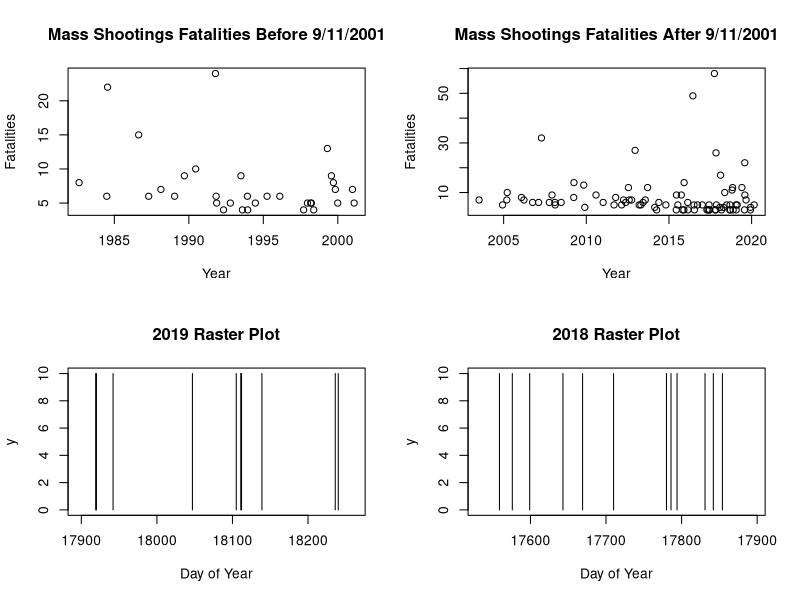
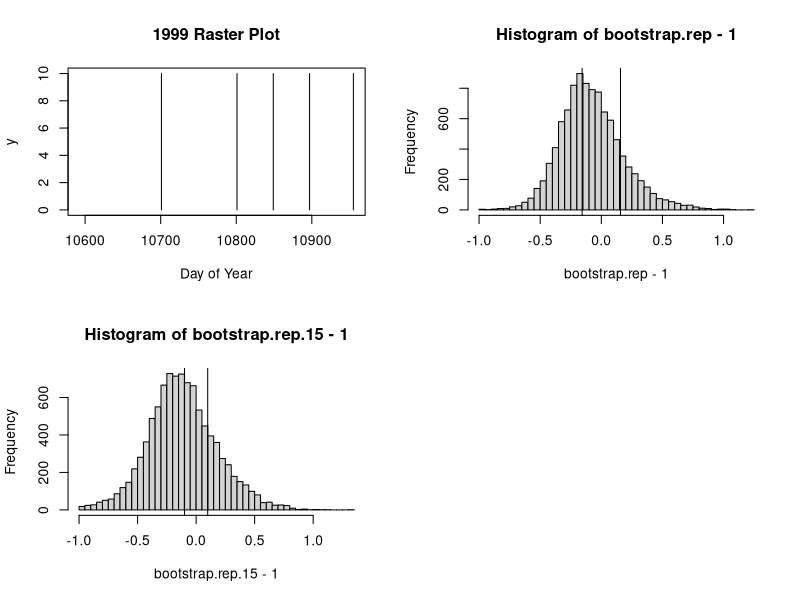
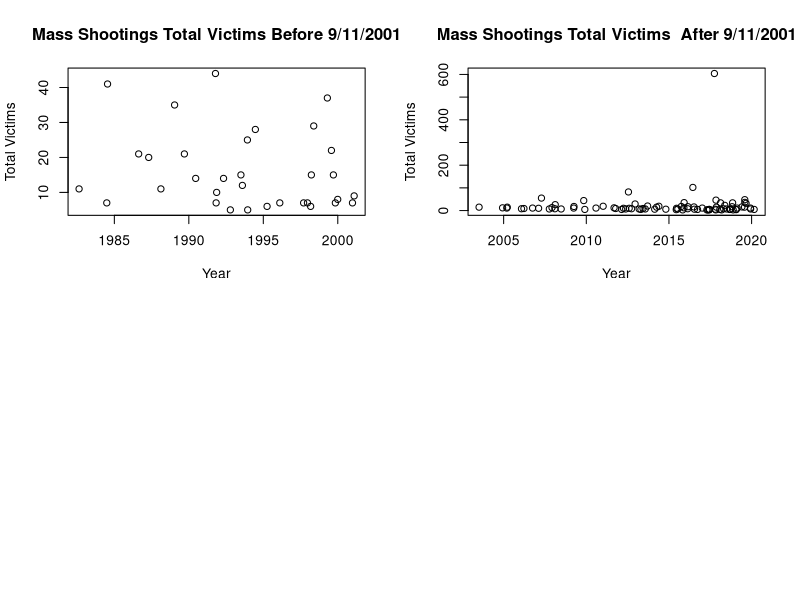
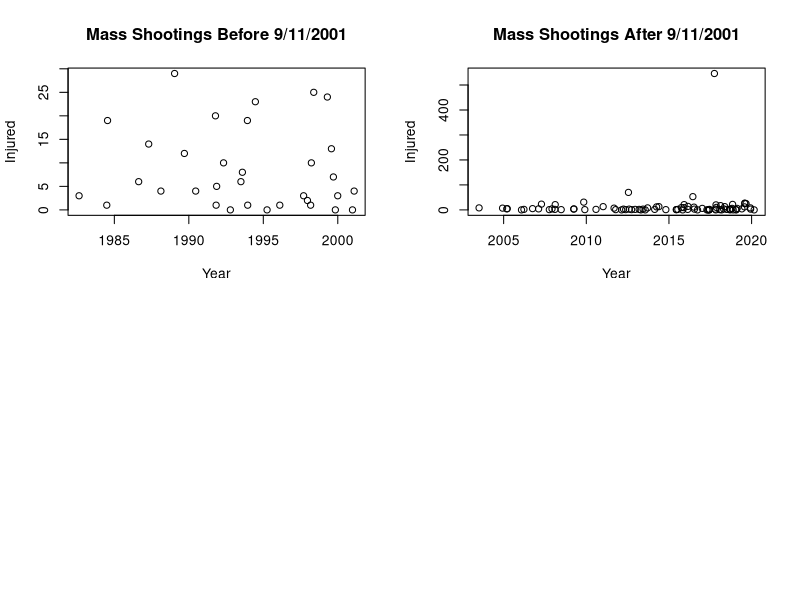

Recreate these plots in R, in order.
## ---- chunk 1
shootings.dataset<-read.csv("data.csv") #importing the dataset 
shootings.dataset
## ---- chunk 2
# install.packages('dplyr') # this package contains the mutate function which we used below 

library(dplyr)

shootings.dataset <- mutate(shootings.dataset, date= as.Date(date, format = "%m/%d/%Y"))
shootings.dataset$date # converting the dates in the data set to actual dates in R
## ---- chunk 3
a <- shootings.dataset[86:118, 3]

b <- shootings.dataset[86:118, 5]

x <- shootings.dataset[1:85, 3]

y <- shootings.dataset[1:85, 5]


par(mfrow=c(2,2))
plot(a, b, main = "Mass Shootings Fatalities Before 9/11/2001",xlab = "Year", ylab = "Fatalities")
plot(x, y,main = "Mass Shootings Fatalities After 9/11/2001", xlab = "Year", ylab = "Fatalities")
## ---- chunk 4
from.date <- as.Date('2019-01-01', format = "%Y-%m-%d")
to.date <- as.Date('2019-12-31', format = "%Y-%m-%d")

plot(NA, xlim=c(from.date, to.date), main="2019 Raster Plot", ylim=c(0,10), xlab="Day of Year", ylab="y")

segments(shootings.dataset$date, 0, y1=10)
## ---- chunk 5
from.date.2 <- as.Date('2018-01-01', format = "%Y-%m-%d")
to.date.2 <- as.Date('2018-12-31', format = "%Y-%m-%d")

plot(NA, xlim=c(from.date.2, to.date.2), ylim=c(0,10), main="2018 Raster Plot",xlab="Day of Year", ylab="y")

segments(shootings.dataset$date, 0, y1=10)
## ---- chunk 6
from.date.1 <- as.Date('1999-01-01', format = "%Y-%m-%d")
to.date.1 <- as.Date('1999-12-31', format = "%Y-%m-%d")

plot(NA, xlim=c(from.date.1, to.date.1), ylim=c(0,10), main="1999 Raster Plot",xlab="Day of Year", ylab="y")

segments(shootings.dataset$date, 0, y1=10)
## ---- chunk 7
tau.2019 <- as.numeric(-diff(shootings.dataset$date[2:11])) #Calculating the time between two successive mass shootings in the year 2019

tau.sd<- sd(tau.2019) 
tau.mean <- mean(tau.2019)

coef.variation <- tau.sd/tau.mean # Calculating the coefficient of variation for 2019

coef.variation-1
## ---- chunk 8
#' Simulates the bootstrap coefficient variation from a case where the shootings are happening at random for a given year
#'
#' @param days number of days in a year 
#' @param shootings number of shooting that given year 
#'
#' @return coefficient variation for that year 


bootstrap.coef.var <- function(days, shootings){
  
  boot.coef <- rbinom(days, 1, shootings/days)

  if((length(which(boot.coef == 1)) == 0) || (length(which(boot.coef == 1)) == 1) || (length(which(boot.coef == 1)) == 2)){
    return(NA)
  } else {
    
  tau.boot <- diff(which(boot.coef == 1))-1

  tau.boot.sd <- sd(tau.boot)
  tau.boot.mean <- mean(tau.boot)
  tau.boot.variation <- (tau.boot.sd/tau.boot.mean)
  
  return(tau.boot.variation)
  }
}

bootstrap.rep <- replicate(10000, bootstrap.coef.var(365, 10)) # 2019 results 
## ---- chunk 9
hist(bootstrap.rep-1, breaks="FD")
abline(v=coef.variation-1)
abline(v=-coef.variation+1)
## ---- chunk 10
#' computes the P-value for a given year
#'
#' @param days number of days in a year 
#' @param shootings number of shooting that given year 
#' @param coef.variation the coefficient variation for that given year 
#'
#' @return the p-value 


bootstrap.pval<-function(days,shootings,coef.variation){
  
  bootstrap.rep<-replicate(10000, bootstrap.coef.var(days,shootings))
  
  right.tail <- bootstrap.rep-1 >= abs(coef.variation-1) # true=values to the right of the hist 
  left.tail <- bootstrap.rep-1 <= -abs(coef.variation-1) # true=values to the left of the hist 
  right.tail | left.tail # TRUE where they're in the right tail OR left tail
  
  pval<-(sum(right.tail | left.tail, na.rm=TRUE))/sum(!is.na(bootstrap.rep)) #p value 

  return(pval)
}

bootstrap.pval(365,10,coef.variation=coef.variation) # 2019 results 
## ---- chunk 11
tau.2015 <- as.numeric(-diff(shootings.dataset$date[41:47])) #Calculating the time between two successive mass shootings in the year 2015

tau.sd<- sd(tau.2015) 
tau.mean <- mean(tau.2015)

coef.variation.2015 <- tau.sd/tau.mean # Calculating the coefficient of variation for 2015

## ---- chunk 12
bootstrap.rep.15 <- replicate(10000, bootstrap.coef.var(365, 7)) # 2015 results 
## ---- chunk 13
hist(bootstrap.rep.15-1, breaks="FD")
abline(v=coef.variation.2015-1)
abline(v=-coef.variation.2015+1)
## ---- chunk 14
bootstrap.pval(365,7,coef.variation=coef.variation.2015)
## ---- chunk 15
a <- shootings.dataset[86:118, 3] 

d <- shootings.dataset[86:118, 7]

x <- shootings.dataset[1:85, 3]

w <- shootings.dataset[1:85, 7]

par(mfrow=c(2,2))

plot(a, d, main = "Mass Shootings Total Victims Before 9/11/2001",xlab = "Year", ylab = "Total Victims")
plot(x, w, main = "Mass Shootings Total Victims  After 9/11/2001", xlab = "Year", ylab = "Total Victims")
## ---- chunk 16
a<- shootings.dataset[86:118, 3] 

c<- shootings.dataset[86:118, 6]

x <- shootings.dataset[1:85, 3]

y<- shootings.dataset[1:85, 6]

par(mfrow=c(2,2))

plot(a, c, main = "Mass Shootings Before 9/11/2001",xlab = "Year", ylab = "Injured")
plot(x, y, main = "Mass Shootings After 9/11/2001", xlab = "Year", ylab = "Injured")

